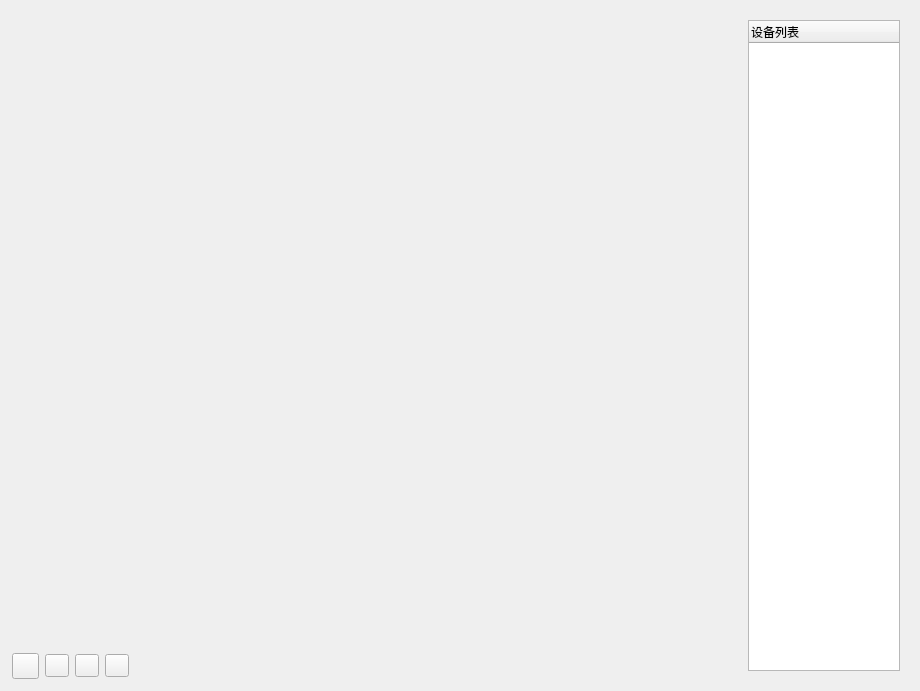
<?xml version="1.0" encoding="UTF-8"?>
<ui version="4.0">
 <class>Monitor</class>
 <widget class="QWidget" name="Monitor">
  <property name="geometry">
   <rect>
    <x>0</x>
    <y>0</y>
    <width>920</width>
    <height>691</height>
   </rect>
  </property>
  <property name="contextMenuPolicy">
   <enum>Qt::CustomContextMenu</enum>
  </property>
  <property name="windowTitle">
   <string>MainWindow</string>
  </property>
  <layout class="QGridLayout" name="gridLayout_2">
   <item row="0" column="0">
    <widget class="QWidget" name="widgetGrid" native="true">
     <layout class="QGridLayout" name="gridLayout_3">
      <property name="leftMargin">
       <number>1</number>
      </property>
      <property name="topMargin">
       <number>1</number>
      </property>
      <property name="rightMargin">
       <number>1</number>
      </property>
      <property name="bottomMargin">
       <number>1</number>
      </property>
      <item row="0" column="0">
       <layout class="QGridLayout" name="gridLayout">
        <property name="spacing">
         <number>0</number>
        </property>
       </layout>
      </item>
     </layout>
    </widget>
   </item>
   <item row="0" column="1" rowspan="2">
    <widget class="QWidget" name="widgetDevice" native="true">
     <property name="minimumSize">
      <size>
       <width>170</width>
       <height>0</height>
      </size>
     </property>
     <property name="maximumSize">
      <size>
       <width>170</width>
       <height>16777215</height>
      </size>
     </property>
     <layout class="QVBoxLayout" name="verticalLayout">
      <item>
       <widget class="QTreeWidget" name="treeDevices">
        <column>
         <property name="text">
          <string>设备列表</string>
         </property>
        </column>
       </widget>
      </item>
     </layout>
    </widget>
   </item>
   <item row="1" column="0">
    <widget class="QWidget" name="widgetMulti" native="true">
     <property name="sizePolicy">
      <sizepolicy hsizetype="Preferred" vsizetype="Fixed">
       <horstretch>0</horstretch>
       <verstretch>0</verstretch>
      </sizepolicy>
     </property>
     <layout class="QHBoxLayout" name="horizontalLayout">
      <property name="sizeConstraint">
       <enum>QLayout::SetDefaultConstraint</enum>
      </property>
      <property name="leftMargin">
       <number>1</number>
      </property>
      <property name="topMargin">
       <number>1</number>
      </property>
      <property name="rightMargin">
       <number>1</number>
      </property>
      <property name="bottomMargin">
       <number>1</number>
      </property>
      <item>
       <widget class="QToolButton" name="btnOne">
        <property name="sizePolicy">
         <sizepolicy hsizetype="Preferred" vsizetype="Fixed">
          <horstretch>0</horstretch>
          <verstretch>0</verstretch>
         </sizepolicy>
        </property>
        <property name="maximumSize">
         <size>
          <width>16777215</width>
          <height>16777215</height>
         </size>
        </property>
        <property name="text">
         <string/>
        </property>
        <property name="iconSize">
         <size>
          <width>19</width>
          <height>19</height>
         </size>
        </property>
        <property name="checkable">
         <bool>false</bool>
        </property>
        <property name="checked">
         <bool>false</bool>
        </property>
        <property name="toolButtonStyle">
         <enum>Qt::ToolButtonIconOnly</enum>
        </property>
       </widget>
      </item>
      <item>
       <widget class="QToolButton" name="btnFour">
        <property name="sizePolicy">
         <sizepolicy hsizetype="Preferred" vsizetype="Fixed">
          <horstretch>0</horstretch>
          <verstretch>0</verstretch>
         </sizepolicy>
        </property>
        <property name="text">
         <string/>
        </property>
       </widget>
      </item>
      <item>
       <widget class="QToolButton" name="btnNine">
        <property name="sizePolicy">
         <sizepolicy hsizetype="Preferred" vsizetype="Fixed">
          <horstretch>0</horstretch>
          <verstretch>0</verstretch>
         </sizepolicy>
        </property>
        <property name="text">
         <string/>
        </property>
       </widget>
      </item>
      <item>
       <widget class="QToolButton" name="btnSixteen">
        <property name="sizePolicy">
         <sizepolicy hsizetype="Preferred" vsizetype="Fixed">
          <horstretch>0</horstretch>
          <verstretch>0</verstretch>
         </sizepolicy>
        </property>
        <property name="text">
         <string/>
        </property>
       </widget>
      </item>
      <item>
       <spacer name="horizontalSpacer">
        <property name="orientation">
         <enum>Qt::Horizontal</enum>
        </property>
        <property name="sizeHint" stdset="0">
         <size>
          <width>586</width>
          <height>20</height>
         </size>
        </property>
       </spacer>
      </item>
     </layout>
    </widget>
   </item>
  </layout>
  <action name="actOne">
   <property name="icon">
    <iconset resource="res.qrc">
     <normaloff>:/res/images/QDarkStyleSheet/z_one.png</normaloff>:/res/images/QDarkStyleSheet/z_one.png</iconset>
   </property>
   <property name="text">
    <string>1画面</string>
   </property>
   <property name="toolTip">
    <string>1画面</string>
   </property>
   <property name="shortcut">
    <string>F1</string>
   </property>
  </action>
  <action name="actFour">
   <property name="icon">
    <iconset resource="res.qrc">
     <normaloff>:/res/images/QDarkStyleSheet/z_four.png</normaloff>:/res/images/QDarkStyleSheet/z_four.png</iconset>
   </property>
   <property name="text">
    <string>4画面</string>
   </property>
   <property name="toolTip">
    <string>4画面</string>
   </property>
   <property name="shortcut">
    <string>F2</string>
   </property>
  </action>
  <action name="actNine">
   <property name="icon">
    <iconset resource="res.qrc">
     <normaloff>:/res/images/QDarkStyleSheet/z_nine.png</normaloff>:/res/images/QDarkStyleSheet/z_nine.png</iconset>
   </property>
   <property name="text">
    <string>9画面</string>
   </property>
   <property name="toolTip">
    <string>9画面</string>
   </property>
   <property name="shortcut">
    <string>F3</string>
   </property>
  </action>
  <action name="actSixteen">
   <property name="icon">
    <iconset resource="res.qrc">
     <normaloff>:/res/images/QDarkStyleSheet/z_sixteen.png</normaloff>:/res/images/QDarkStyleSheet/z_sixteen.png</iconset>
   </property>
   <property name="text">
    <string>16画面</string>
   </property>
   <property name="toolTip">
    <string>16画面</string>
   </property>
   <property name="shortcut">
    <string>F4</string>
   </property>
  </action>
 </widget>
 <resources>
  <include location="res.qrc"/>
 </resources>
 <connections/>
</ui>
